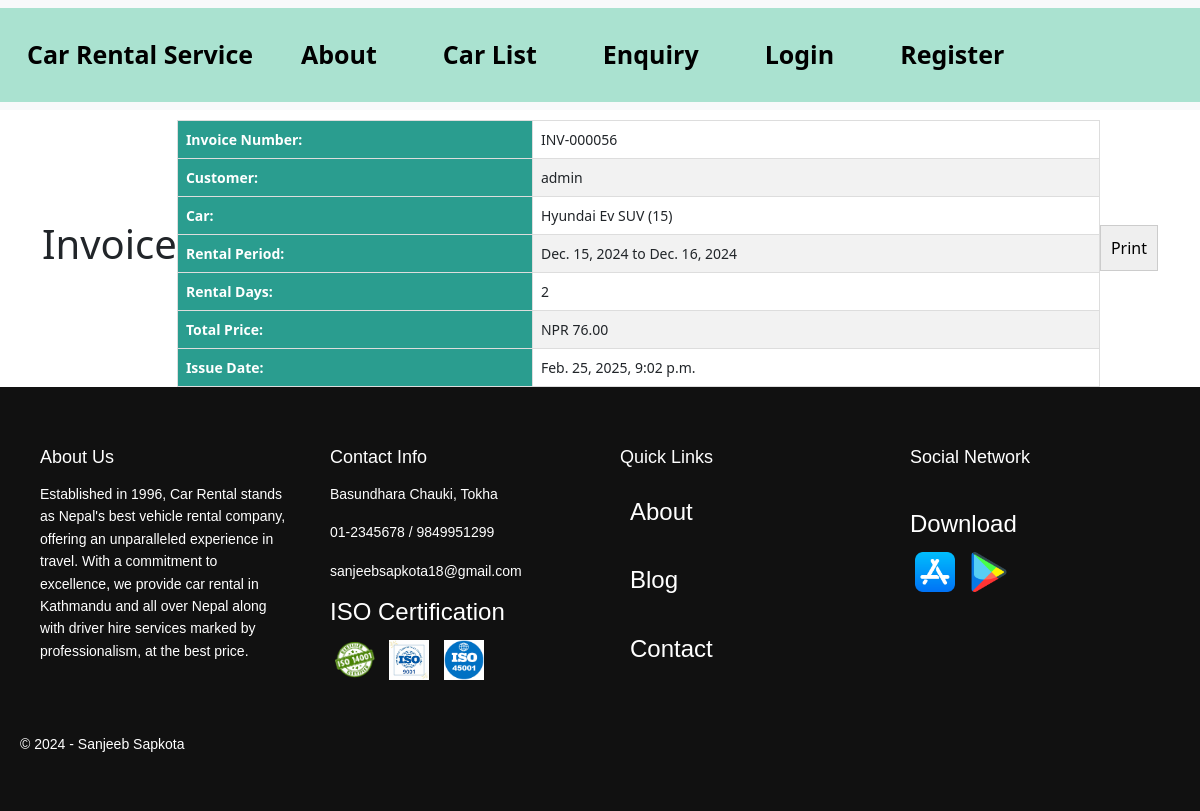
The page /invoice/56/ on the database its author committed.
### base/models.py (models this page shows, shortened)
class Car(models.Model):
    make = models.CharField(max_length=50)
    model = models.CharField(max_length=50)
    year = models.PositiveIntegerField()
    rental_price_per_day = models.DecimalField(max_digits=10, decimal_places=2)
    availability_status = models.BooleanField(default=True)
    image = models.ImageField(upload_to='car_images/', blank=True, null=True)  # New image field

class Rental(models.Model):
    car = models.ForeignKey(Car, on_delete=models.CASCADE)
    customer = models.ForeignKey(User, on_delete=models.CASCADE)
    start_date = models.DateField()
    end_date = models.DateField()
    total_price = models.DecimalField(max_digits=10, decimal_places=2)

class Invoice(models.Model):
    booking = models.OneToOneField(Rental, on_delete=models.CASCADE)
    created_at = models.DateTimeField(auto_now_add=True)
    total_price = models.DecimalField(max_digits=10, decimal_places=2, default=0.0)

### base/views.py (the view)
# urls.py: path('invoice/<int:rental_id>/', invoice, name='invoice'),
def invoice(request, rental_id):
    rental = get_object_or_404(Rental, id=rental_id)
    car = rental.car  # Related car
    customer = rental.customer  # Related user
    invoice, created = Invoice.objects.get_or_create(booking=rental)
    rental_days = (rental.end_date - rental.start_date).days + 1
    total_price = rental_days * rental.car.rental_price_per_day
    invoice.total_price = total_price
    invoice.save()
    invoice_data = {
        'invoice_number': f"INV-{rental.id:06}",  # Example invoice format
        'rental': rental,
        'car': car,
        'customer': customer,
        'total_price': total_price,
        'start_date': rental.start_date,
        'end_date': rental.end_date,
        'rental_days': (rental.end_date - rental.start_date).days + 1,
        'issue_date': timezone.now(),
    }
    return render(request, 'invoice.html', invoice_data)

### base/templates/invoice.html (shortened to what this page needs)
{% extends "base.html" %}
{% block content %}
<body class="invoice">
    <h1 class="invoiceh1">Invoice</h1>
    <table class="invoice-table">
        <tr>
            <th>Invoice Number:</th>
            <td>{{ invoice_number }}</td>
        </tr>
        <tr>
            <th>Customer:</th>
            <td>{{ customer.username }}</td>
        </tr>
        <tr>
            <th>Car:</th>
            <td>{{ car.make }} {{ car.model }} ({{ car.year }})</td>
        </tr>
        <tr>
            <th>Rental Period:</th>
            <td>{{ start_date }} to {{ end_date }}</td>
        </tr>
        <tr>
            <th>Rental Days:</th>
            <td>{{ rental_days }}</td>
        </tr>
        <tr class="total-price">
            <th>Total Price:</th>
            <td>NPR {{ total_price }}</td>
        </tr>
        <tr>
            <th>Issue Date:</th>
            <td>{{ issue_date }}</td>
        </tr>
    </table>
    <div>
        <button class="Print" onclick="window.print()">Print</button>
    </div>
{% endblock %}

### base/static/css/styles.css (style rules this page uses)
h1 { text-align: center; }
input, textarea, button { width: 100%; padding: 10px; margin-bottom: 15px; border: 1px solid #ccc; border-radius: 10px; }
.invoice-table { width: 100%; border-collapse: collapse; background-color: white; margin-top: 10px; }
.invoice-table th, .invoice-table td { text-align: left; padding: 8px; border: 1px solid #ddd; font-size: 14px; }
.invoice-table th { background-color: #2a9d8f; color: white; font-weight: bold; }
.invoice-table tr:nth-child(even) { background-color: #f2f2f2; }

### rows shown on the page
Car: make "Hyundai Ev", model "SUV", year "15"
Rental: start_date "Dec. 15, 2024", end_date "Dec. 16, 2024"
Invoice: total_price "76.00"

### other values the page prints
{{ invoice_number }} "INV-000056"
{{ customer.username }} "admin"
{{ rental_days }} "2"
